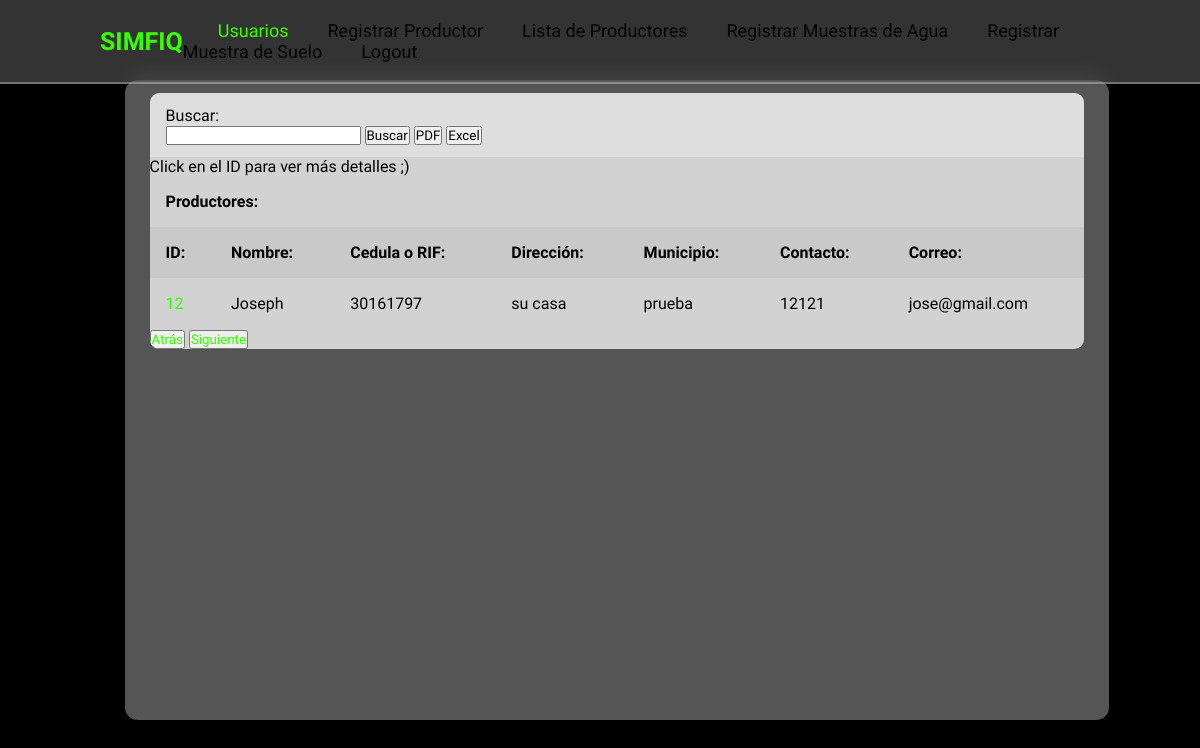
/listaProductores.php (signed in), run on an earlier commit of the app's database.
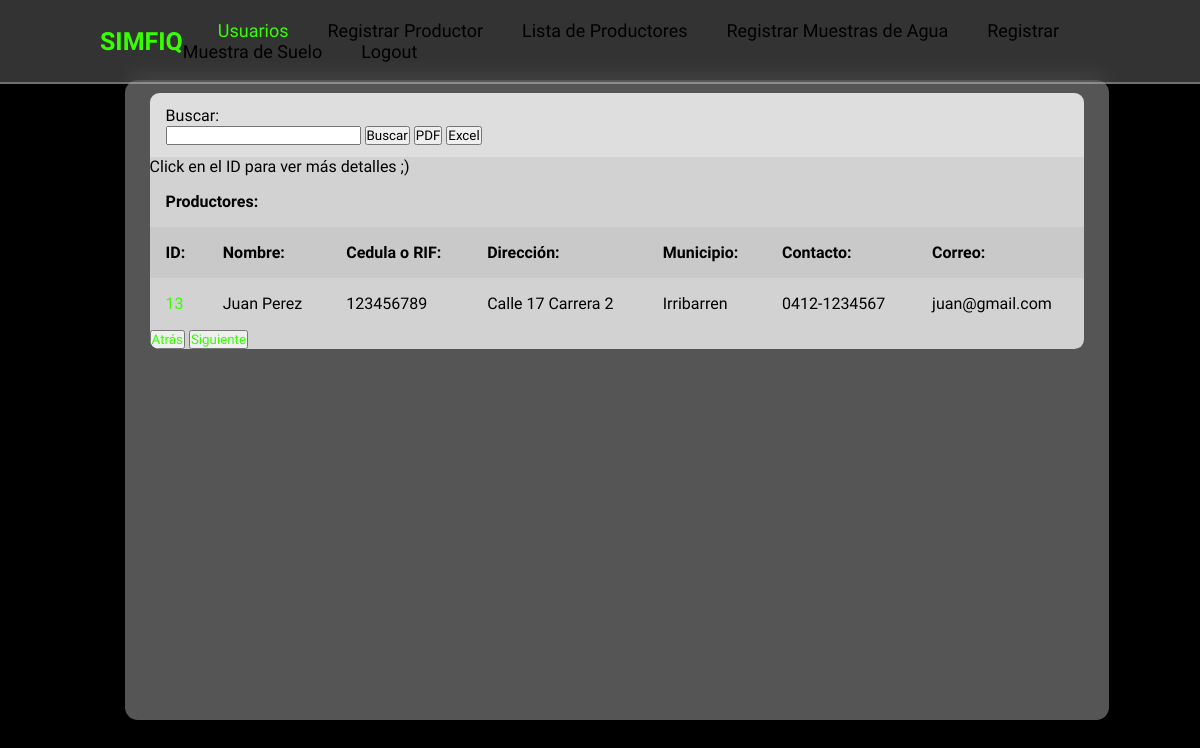
And on a later commit of the database.
### tables this page shows
CREATE TABLE `productor` (
  `ID_Productor` int(11) NOT NULL,
  `Nombre` varchar(30) NOT NULL,
  `Cedula_RIF` varchar(15) NOT NULL,
  `Direccion` text NOT NULL,
  `Localidad` varchar(30) NOT NULL,
  `Municipio` varchar(30) NOT NULL,
  `Contacto` varchar(20) NOT NULL,
  `Traido_Por` varchar(30) NOT NULL,
  `Correo` varchar(30) NOT NULL,
  `Asesor_Tecnico` varchar(30) NOT NULL
);

### php/clases/Productor.php (called while the page is built, shortened)
<?php
    class Productor{
        public function listarProductores($pagina, $registros, $busqueda){
            $inicio = ($pagina > 0) ? (($pagina * $registros) - $registros) : 0;
            if($_SESSION['s_idRol'] == 1){
                if(isset($busqueda) && $busqueda != ""){
                    $consultaDatos = "SELECT * FROM productor WHERE ID_Productor LIKE '$busqueda' OR Nombre LIKE '%$busqueda%' OR Cedula_RIF LIKE '%$busqueda%';";
                }else{
                    $consultaDatos = "SELECT * FROM productor LIMIT $inicio, $registros;";
                }
            }
            $conexion = conexion();
            $datos = $conexion->query($consultaDatos);
            $datos = $datos->fetchAll();
            return $datos;
        }
    }
?>

### listaProductores.php (the view, shortened to what this page needs)
<?php
include "./inc/htmlOpen.php";
if (isset($_SESSION['s_idRol'])) {
    if ($_SESSION['s_idRol'] == 1) {
        include "./inc/headerAndNavAdmin.php";
    } else {
        $rol = "Usuario";
        include "./inc/headerAndNav.php";
    }
} else {
    header("./logout.php");
}
?>
<section class="container">
    <main class="table">
        <section class="table_body">
            <form action="" method="GET">
                <label for="busqueda">Buscar:</label><br>
                <input type="text" name="busqueda" id="busqueda">
                <input type="submit" value="Buscar" class="boton">
                <button type="button" class="boton" onclick="mostrarFormatoReporte('pdf')">PDF</button>
                <button type="button" class="boton" onclick="mostrarFormatoReporte('excel')">Excel</button>
            </form>
            <?php
            include "./php/clases/Productor.php";
            $productores = new Productor;
            $pagInicial = (isset($_GET['paginaInicial']) && is_numeric($_GET['paginaInicial']) && $_GET['paginaInicial'] > 1) ? $_GET['paginaInicial'] : 1;
            $busqueda = (isset($_GET['busqueda'])) ? limpiarCadena($_GET['busqueda']) : "";
            $productores = $productores->listarProductores($pagInicial, 10, $busqueda);
            if (!$productores) {
                echo "No se han encontrado productores :(";
                echo '<div id="botones" style="justify-content: space-around;">
                            <button type="button" class="boton"><a href="?paginaInicial=' . ((int)$pagInicial - 1) . '">Atrás</a></button>
                            <button type="button" class="boton"><a href="?paginaInicial=' . ((int)$pagInicial + 1) . '">Siguiente</a></button>
                        </div>
                    ';
            } else {
                echo '
                            <p>Click en el ID para ver más detalles ;)</p>
                            <table id="resultado">
                                <tbody>
                                    <tr>
                                        <th colspan="7">Productores:</th>
                                    </tr>
                                    <tr>
                                        <th>ID:</th>
                                        <th>Nombre:</th>
                                        <th>Cedula o RIF:</th>
                                        <th>Dirección:</th>
                                        <th>Municipio:</th>
                                        <th>Contacto:</th>
                                        <th>Correo:</th>
                                    </tr>
                        ';
                foreach ($productores as $productor) {
                    echo '
                        <tr>
                            <td><a href="./verProductor.php?buscar=' . $productor['ID_Productor'] . '">' . $productor['ID_Productor'] . '</a></td>
                            <td>' . $productor['Nombre'] . '</td>
                            <td>' . $productor['Cedula_RIF'] . '</td>
                            <td>' . $productor['Direccion'] . '</td>
                            <td>' . $productor['Municipio'] . '</td>
                            <td>' . $productor['Contacto'] . '</td>
                            <td>' . $productor['Correo'] . '</td>
                        </tr>
                        ';
                }
                echo '</tbody>
                        </table>
                        <div class="btns-prod" id="botones" style="justify-content: space-around;">
                            <button type="button" class="boton"><a href="?paginaInicial=' . ((int)$pagInicial - 1) . '">Atrás</a></button>
                            <button type="button" class="boton"><a href="?paginaInicial=' . ((int)$pagInicial + 1) . '">Siguiente</a></button>
                        </div>
                    ';
            }
            ?>
        </section>
    </main>
</section>
<?php
include "./inc/htmlClose.php";
?>

### inc/htmlOpen.php (shortened to what this page needs)
<!DOCTYPE html>
<html lang="en">
<head>
    <link rel="stylesheet" href="./css/styles.css">
</head>
<body>

### inc/headerAndNavAdmin.php
<header class="header">
    <div class="logo"><a href="index.php?vista=Inicio">SIMFIQ</a></div>
    <nav class="navbar">
        <a href="./adminCtrlUserList.php">Usuarios</a>
        <a href="./registarProductor.php">Registrar Productor</a>
        <a href="./listaProductores.php">Lista de Productores</a>
        <a href="./registrarMuestraAgua.php">Registrar Muestras de Agua</a>
        <a href="./registrarMuestraSuelo.php">Registrar Muestra de Suelo</a>
        <a href="./php/logout.php">Logout</a>
    </nav>
</header>

### css/styles.css (style rules this page uses)
* { margin: 0; padding: 0; box-sizing: border-box; font-family: 'Oswald', sans-serif; }
body { background-color: #000; background-image: url(https://images.unsplash.com/photo-1433185000771-ec45c869c61b?ixlib=rb-4.0.3&ixid=M3wxMjA3fDB8MHxwaG90by1wYWdlfHx8fGVufDB8fHx8fA%3D%3D&auto=format&fit=crop&w=1074&q=80); background-size: cover; background-position: center; background-attachment: fixed; }
.header { position: fixed; top: 0; left: 0; width: 100%; padding: 20px 100px; background:rgba(255, 255, 255, .2); display: flex; justify-content: space-between; align-items: center; backdrop-filter: blur(10px); border-bottom: 2px solid rgba(255, 255, 255, .3); z-index: 100; }
.header::before { content: ''; position: absolute; top: 0; left: -100%; width: 100%; height: 100%; background: linear-gradient(90deg, transparent,rgba(66, 222, 14, 0.4),transparent); transition: .5s; }
.logo { color: black; font-size: 25px; text-decoration: none; font-weight: 600; cursor: default; }
.navbar a { color: black; font-size: 18px; text-decoration: none; margin-left: 35px; transition: .3s; }
.navbar a::before { content: ''; position: absolute; top: 100%; left: 0; width: 0; height: 2px; background: #000000; transition: .3s; }
.container { min-height: 100vh; display: flex; justify-content: center; align-items: center; position: absolute; bottom: 15; left: 125px; top: 50; }
table { width: 100%; }
table, th, td { border-collapse: collapse; padding: 1rem; text-align: left; }
main.table { width: 82vw; height: 80vh; background-color: #fff5; backdrop-filter: blur(7px); box-shadow: 0.4rem .8rem #0005; border-radius: .8rem; overflow: hidden; }
main form { width: 100%; height: 10%; background-color: #fff4; padding: .8rem 1rem; }
.table_body { width: 95%; max-height: calc(89% - .8rem); background-color: #fffb; margin: .8rem auto; border-radius: .6rem; overflow: auto; }
tbody tr:nth-child(even) { background-color: #0000000b; }
a { margin: 25px 0; font-size: 1em; color: black; text-decoration: none; }
a:hover, a:nth-child(1) { color: #37ff00; }

What changed in the data, as far as the page shows it:
removed productor: ID_Productor "12", Nombre "Joseph", Cedula_RIF "30161797", Direccion "su casa", Municipio "prueba", Contacto "12121", Correo "jose@gmail.com"
added productor: ID_Productor "13", Nombre "Juan Perez", Cedula_RIF "123456789", Direccion "Calle 17 Carrera 2", Municipio "Irribarren", Contacto "0412-1234567", Correo "juan@gmail.com"
